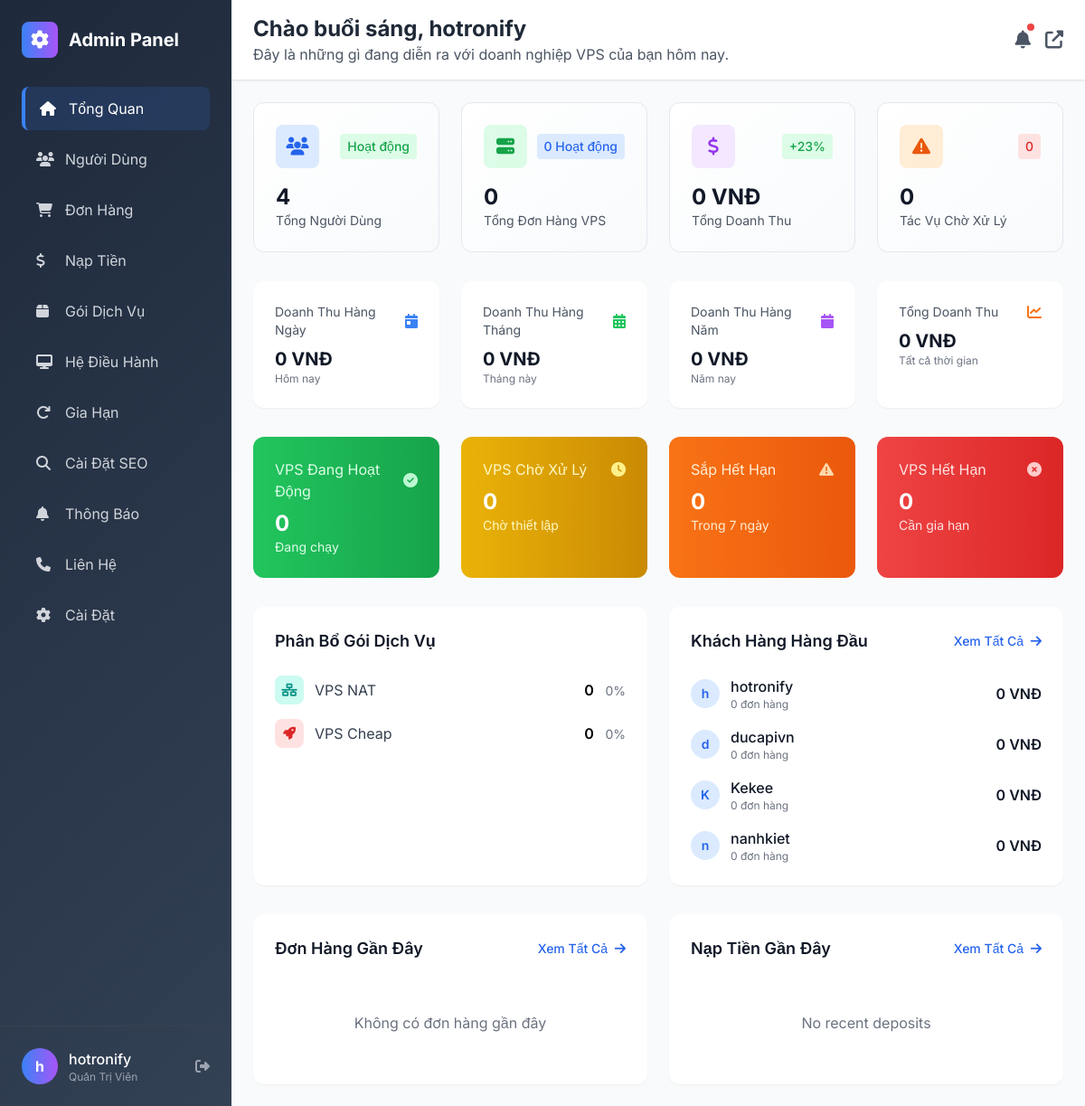
/admin/ (signed in), run on an earlier commit of the app's database.
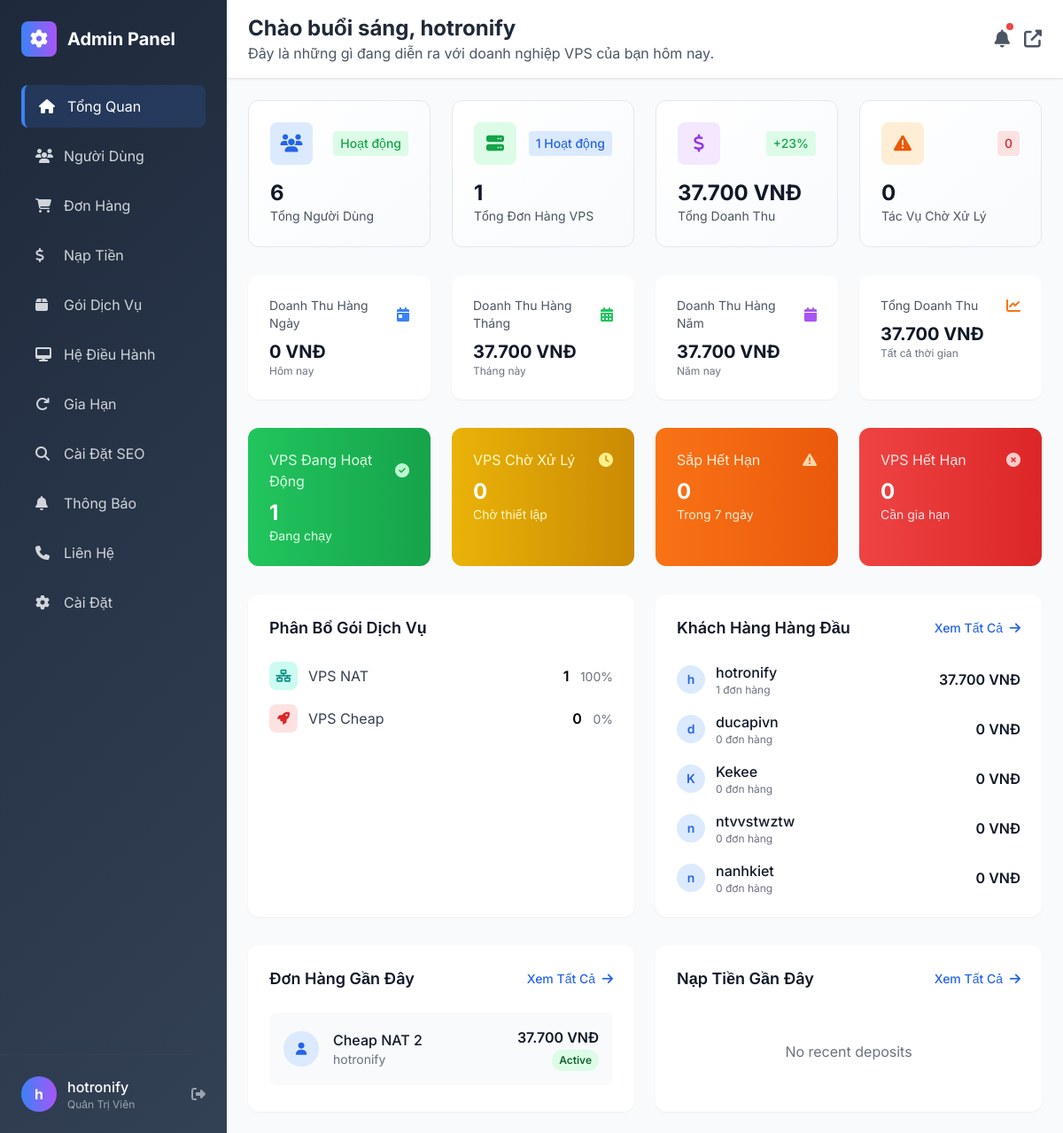
And on a later commit of the database.
### tables this page shows
CREATE TABLE `users` (
  `id` int(11) NOT NULL,
  `username` varchar(50) NOT NULL,
  `email` varchar(100) NOT NULL,
  `password` varchar(255) NOT NULL,
  `full_name` varchar(100) DEFAULT NULL,
  `phone` varchar(20) DEFAULT NULL,
  `balance` decimal(10,2) DEFAULT 0.00,
  `role` enum('user','admin') DEFAULT 'user',
  `status` enum('active','inactive') DEFAULT 'active',
  `created_at` timestamp NULL DEFAULT current_timestamp(),
  `updated_at` timestamp NULL DEFAULT current_timestamp() ON UPDATE current_timestamp()
);

CREATE TABLE `vps_orders` (
  `id` int(11) NOT NULL,
  `user_id` int(11) NOT NULL,
  `package_id` int(11) NOT NULL,
  `os_id` int(11) NOT NULL,
  `billing_cycle` enum('1','6','12','24') NOT NULL,
  `price` decimal(10,2) NOT NULL,
  `total_price` decimal(10,2) NOT NULL,
  `status` enum('pending','active','expired','cancelled') DEFAULT 'pending',
  `ip_address` varchar(45) DEFAULT NULL,
  `username` varchar(50) DEFAULT NULL,
  `password` varchar(100) DEFAULT NULL,
  `purchase_date` date DEFAULT NULL,
  `expiry_date` date DEFAULT NULL,
  `notes` text DEFAULT NULL,
  `created_at` timestamp NULL DEFAULT current_timestamp(),
  `updated_at` timestamp NULL DEFAULT current_timestamp() ON UPDATE current_timestamp()
);

CREATE TABLE `vps_packages` (
  `id` int(11) NOT NULL,
  `name` varchar(100) NOT NULL,
  `cpu` varchar(50) NOT NULL,
  `ram` varchar(50) NOT NULL,
  `storage` varchar(50) NOT NULL,
  `bandwidth` varchar(50) NOT NULL,
  `port_speed` text NOT NULL,
  `ip` text NOT NULL DEFAULT 'N/A',
  `original_price` decimal(10,2) NOT NULL,
  `selling_price` decimal(10,2) NOT NULL,
  `category` enum('nat','cheap') NOT NULL DEFAULT 'nat',
  `status` enum('active','inactive') DEFAULT 'active',
  `created_at` timestamp NULL DEFAULT current_timestamp(),
  `updated_at` timestamp NULL DEFAULT current_timestamp() ON UPDATE current_timestamp()
);

### database.php (called while the page is built, shortened)
<?php
$servername = "139.99.44.189";
$username = "arownebv5xy_database";
$password = "arownebv5xy_database";
$dbname = "arownebv5xy_database";
$conn = new mysqli($servername, $username, $password, $dbname);
$conn->set_charset("utf8mb4");
function executeQuery($sql, $params = []) {
    global $conn;
    $stmt = $conn->prepare($sql);
    if (!empty($params)) {
        $types = str_repeat('s', count($params));
        $stmt->bind_param($types, ...$params);
    }
    $stmt->execute();
    return $stmt;
}
function fetchAll($sql, $params = []) {
    $stmt = executeQuery($sql, $params);
    $result = $stmt->get_result();
    return $result->fetch_all(MYSQLI_ASSOC);
}
?>

### includes/functions.php (called while the page is built, shortened)
<?php
require_once $_SERVER['DOCUMENT_ROOT'].'/database.php';
function formatPrice($price) {
    return number_format((float)$price, 0, ',', '.') . ' VNĐ';
}
?>

### admin/index.php (the view, shortened to what the changed rows need)
<?php
require_once '../database.php';
require_once '../includes/functions.php';
$totalUsers = count(fetchAll("SELECT id FROM users"));
$totalOrders = count(fetchAll("SELECT id FROM vps_orders"));
$totalRevenue = fetchAll("SELECT SUM(total_price) as total FROM vps_orders WHERE status = 'active'")[0]['total'] ?? 0;
$monthlyRevenue = fetchAll("SELECT SUM(total_price) as total FROM vps_orders WHERE status = 'active' AND MONTH(created_at) = MONTH(CURRENT_DATE) AND YEAR(created_at) = YEAR(CURRENT_DATE)")[0]['total'] ?? 0;
$yearlyRevenue = fetchAll("SELECT SUM(total_price) as total FROM vps_orders WHERE status = 'active' AND YEAR(created_at) = YEAR(CURRENT_DATE)")[0]['total'] ?? 0;
$totalVpsActive = count(fetchAll("SELECT id FROM vps_orders WHERE status = 'active'"));
$natPackagesSold = count(fetchAll("SELECT vo.id FROM vps_orders vo LEFT JOIN vps_packages vp ON vo.package_id = vp.id WHERE vp.category = 'nat' AND vo.status = 'active'"));
$cheapPackagesSold = count(fetchAll("SELECT vo.id FROM vps_orders vo LEFT JOIN vps_packages vp ON vo.package_id = vp.id WHERE vp.category = 'cheap' AND vo.status = 'active'"));
$recentOrders = fetchAll("SELECT vo.*, u.username, u.full_name, vp.name as package_name
                          FROM vps_orders vo
                          LEFT JOIN users u ON vo.user_id = u.id
                          LEFT JOIN vps_packages vp ON vo.package_id = vp.id
                          ORDER BY vo.created_at DESC LIMIT 5");
$topCustomers = fetchAll("SELECT u.*, COUNT(vo.id) as order_count, SUM(vo.total_price) as total_spent
                          FROM users u
                          LEFT JOIN vps_orders vo ON u.id = vo.user_id AND vo.status = 'active'
                          GROUP BY u.id
                          ORDER BY total_spent DESC
                          LIMIT 5");
?>
<div class="grid grid-cols-1 md:grid-cols-2 lg:grid-cols-4 gap-6 mb-8">
    <div class="stat-card rounded-xl p-6 card-hover">
        <div class="flex items-center justify-between mb-4">
            <div class="w-12 h-12 bg-blue-100 rounded-lg flex items-center justify-center">
            </div>
            <span class="text-sm font-medium text-green-600 bg-green-100 px-2 py-1 rounded">Hoạt động</span>
        </div>
        <h3 class="text-2xl font-bold text-gray-900"><?= number_format($totalUsers) ?></h3>
        <p class="text-gray-600 text-sm">Tổng Người Dùng</p>
    </div>
    <div class="stat-card rounded-xl p-6 card-hover">
        <div class="flex items-center justify-between mb-4">
            <div class="w-12 h-12 bg-green-100 rounded-lg flex items-center justify-center">
                <i class="fas fa-server text-green-600 text-xl"></i>
            </div>
            <span class="text-sm font-medium text-blue-600 bg-blue-100 px-2 py-1 rounded"><?= $totalVpsActive ?> Hoạt động</span>
        </div>
        <h3 class="text-2xl font-bold text-gray-900"><?= number_format($totalOrders) ?></h3>
        <p class="text-gray-600 text-sm">Tổng Đơn Hàng VPS</p>
    </div>
    <div class="stat-card rounded-xl p-6 card-hover">
        <div class="flex items-center justify-between mb-4">
            <div class="w-12 h-12 bg-purple-100 rounded-lg flex items-center justify-center">
            </div>
            <span class="text-sm font-medium text-green-600 bg-green-100 px-2 py-1 rounded">+23%</span>
        </div>
        <h3 class="text-2xl font-bold text-gray-900"><?= formatPrice($totalRevenue) ?></h3>
        <p class="text-gray-600 text-sm">Tổng Doanh Thu</p>
    </div>
</div>
<div class="grid grid-cols-1 md:grid-cols-4 gap-6 mb-8">
    <div class="bg-white rounded-xl shadow-sm p-6">
        <div class="flex items-center justify-between mb-2">
            <span class="text-gray-600 text-sm">Doanh Thu Hàng Tháng</span>
            <i class="fas fa-calendar-alt text-green-500"></i>
        </div>
        <h3 class="text-xl font-bold text-gray-900"><?= formatPrice($monthlyRevenue) ?></h3>
        <p class="text-xs text-gray-500">Tháng này</p>
    </div>
    <div class="bg-white rounded-xl shadow-sm p-6">
        <div class="flex items-center justify-between mb-2">
            <span class="text-gray-600 text-sm">Doanh Thu Hàng Năm</span>
            <i class="fas fa-calendar text-purple-500"></i>
        </div>
        <h3 class="text-xl font-bold text-gray-900"><?= formatPrice($yearlyRevenue) ?></h3>
        <p class="text-xs text-gray-500">Năm nay</p>
    </div>
    <div class="bg-white rounded-xl shadow-sm p-6">
        <div class="flex items-center justify-between mb-2">
            <span class="text-gray-600 text-sm">Tổng Doanh Thu</span>
            <i class="fas fa-chart-line text-orange-500"></i>
        </div>
        <h3 class="text-xl font-bold text-gray-900"><?= formatPrice($totalRevenue) ?></h3>
        <p class="text-xs text-gray-500">Tất cả thời gian</p>
    </div>
</div>
<div class="grid grid-cols-1 md:grid-cols-4 gap-6 mb-8">
    <div class="bg-gradient-to-r from-green-500 to-green-600 rounded-xl p-6 text-white">
        <div class="flex items-center justify-between mb-2">
            <span class="text-green-100">VPS Đang Hoạt Động</span>
            <i class="fas fa-check-circle text-green-200"></i>
        </div>
        <h3 class="text-2xl font-bold"><?= number_format($totalVpsActive) ?></h3>
        <p class="text-green-100 text-sm">Đang chạy</p>
    </div>
</div>
<div class="grid grid-cols-1 lg:grid-cols-2 gap-6 mb-8">
    <div class="bg-white rounded-xl shadow-sm p-6">
        <div class="space-y-4">
            <div class="flex items-center justify-between">
                <div class="text-right">
                    <span class="font-semibold"><?= number_format($natPackagesSold) ?></span>
                    <span class="text-gray-500 text-sm ml-2">
                        <?= $totalOrders > 0 ? round(($natPackagesSold / $totalOrders) * 100, 1) : 0 ?>%
                    </span>
                </div>
            </div>
            <div class="flex items-center justify-between">
                <div class="text-right">
                    <span class="font-semibold"><?= number_format($cheapPackagesSold) ?></span>
                    <span class="text-gray-500 text-sm ml-2">
                        <?= $totalOrders > 0 ? round(($cheapPackagesSold / $totalOrders) * 100, 1) : 0 ?>%
                    </span>
                </div>
            </div>
        </div>
    </div>
    <div class="bg-white rounded-xl shadow-sm p-6">
        <div class="space-y-4">
            <?php if (empty($topCustomers)): ?>
                <p class="text-gray-500 text-center py-4">Không tìm thấy khách hàng</p>
            <?php else: ?>
                <?php foreach ($topCustomers as $customer): ?>
                    <div class="flex items-center justify-between">
                        <div class="flex items-center space-x-3">
                            <div class="w-8 h-8 bg-blue-100 rounded-full flex items-center justify-center">
                                <span class="text-blue-600 text-sm font-semibold"><?= substr($customer['username'], 0, 1) ?></span>
                            </div>
                            <div>
                                <p class="font-medium text-gray-900"><?= htmlspecialchars($customer['username']) ?></p>
                                <p class="text-xs text-gray-500"><?= $customer['order_count'] ?> đơn hàng</p>
                            </div>
                        </div>
                        <div class="text-right">
                            <p class="font-semibold text-gray-900"><?= formatPrice($customer['total_spent']) ?></p>
                        </div>
                    </div>
                <?php endforeach; ?>
            <?php endif; ?>
        </div>
    </div>
</div>
<div class="grid grid-cols-1 lg:grid-cols-2 gap-6">
    <div class="bg-white rounded-xl shadow-sm p-6">
        <div class="space-y-4">
            <?php if (empty($recentOrders)): ?>
                <p class="text-gray-500 text-center py-8">Không có đơn hàng gần đây</p>
            <?php else: ?>
                <?php foreach ($recentOrders as $order): ?>
                    <div class="flex items-center justify-between p-4 bg-gray-50 rounded-lg">
                        <div class="flex items-center space-x-4">
                            <div class="w-10 h-10 bg-blue-100 rounded-full flex items-center justify-center">
                                <i class="fas fa-user text-blue-600 text-sm"></i>
                            </div>
                            <div>
                                <p class="font-medium text-gray-900"><?= htmlspecialchars($order['package_name']) ?></p>
                                <p class="text-sm text-gray-500"><?= htmlspecialchars($order['username']) ?></p>
                            </div>
                        </div>
                        <div class="text-right">
                            <p class="font-semibold text-gray-900"><?= formatPrice($order['total_price']) ?></p>
                            <span class="inline-block px-2 py-1 text-xs font-semibold rounded-full
                                <?php
                                switch($order['status']) {
                                    case 'active':
                                        echo 'bg-green-100 text-green-800';
                                        break;
                                }
                                ?>">
                                <?= ucfirst($order['status']) ?>
                            </span>
                        </div>
                    </div>
                <?php endforeach; ?>
            <?php endif; ?>
        </div>
    </div>
</div>
<?php
include 'includes/header.php';
?>

What changed in the data, as far as the page shows it:
changed users "hotronify": order_count "0" → "1"; total_spent "0 VNĐ" → "37.700 VNĐ"
added users: username "n", username "ntvvstwztw", order_count "0", total_spent "0 VNĐ"
added vps_orders: vps_packages.name "Cheap NAT 2", user.username "hotronify", total_price "37.700 VNĐ", status "Active"
Also different on the page:
$totalUsers: "4" → "6"
$totalVpsActive: "0" → "1"
$totalOrders: "0" → "1"
formatPrice($totalRevenue): "0 VNĐ" → "37.700 VNĐ"
formatPrice($monthlyRevenue): "0 VNĐ" → "37.700 VNĐ"
formatPrice($yearlyRevenue): "0 VNĐ" → "37.700 VNĐ"
$natPackagesSold: "0" → "1"
text no longer shown: "Không có đơn hàng gần đây"
text now shown: "100"
